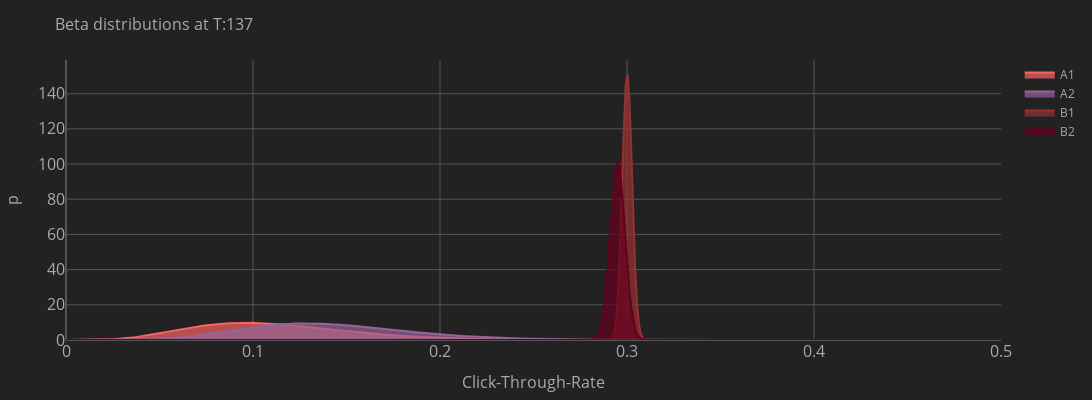
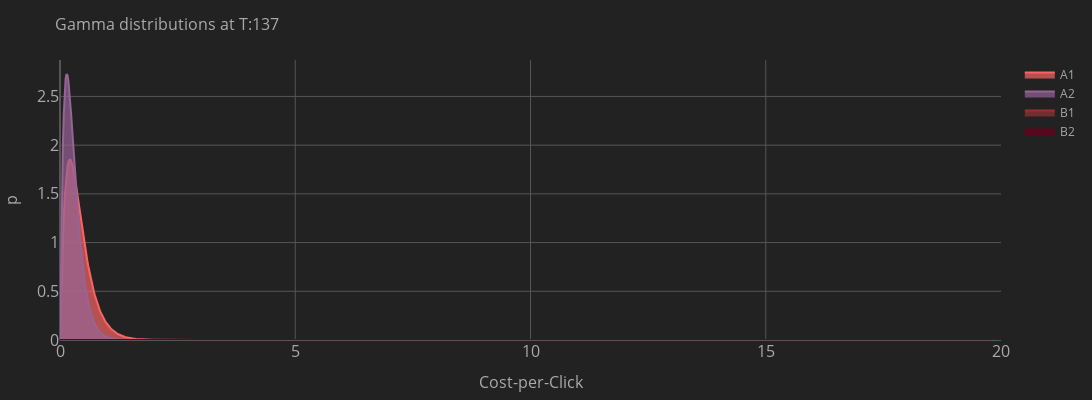

The notebook cell these images were saved under, in order:
### Code cell
PERIOD = 137

df_T = extract_period(df=bandit.agent.df_log, period=PERIOD)

# Click-Through-Rate - Beta distribution
for variant in df_T:
    print(variant)
    df_T[variant]

x = np.linspace(0, 1, 1000)
p_data = [plot.plot(x=x, y=beta.pdf(x, df_T[variant].alpha, df_T[variant].beta), color=i, opacity=0.7, name=variant, showlegend=True) for i, variant in enumerate(df_T)]
layout = plot.layout(title=f'Beta distributions at T:{PERIOD}', x_label='Click-Through-Rate', y_label='p', theme='dark', width=1200, height=400)
layout['xaxis']['range'] = [0, 0.5]
fig = go.Figure(data=p_data, layout=layout).show()
layout['width'], layout['height'] = WIDTH_SAVE, HEIGHT_SAVE
go.Figure(data=p_data, layout=layout).write_image('images/bandit_beta_aa.png')

# Cost-per-Click - gamma distribution
x = np.linspace(0, 20, 1000)
p_data = [plot.plot(x=x, y=gamma.pdf(x, a=df_T[variant].a, scale=df_T[variant].scale), color=i, opacity=0.7, name=variant, showlegend=True) for i, variant in enumerate(df_T)]
layout = plot.layout(title=f'Gamma distributions at T:{PERIOD}', x_label='Cost-per-Click', y_label='p', theme='dark', width=1200, height=400)
layout['xaxis']['range'] = [0, 20]
fig = go.Figure(data=p_data, layout=layout).show()
layout['width'], layout['height'] = WIDTH_SAVE, HEIGHT_SAVE
go.Figure(data=p_data, layout=layout).write_image('images/bandit_gamma_aa.png')

### Figure 1 — Plotly figure (JSON) as saved in the notebook; plotly's stock layout.template omitted (floating-point values rounded to 4 significant figures; data arrays with more than 128 entries replaced by an {"elided": "..."} marker saying what was removed)
{"data": [{"fill": "tozeroy", "fillcolor": "rgba(250, 100, 100, 0.7)", "marker": {"color": "rgba(250, 100, 100, 1.0)", "line": {"color": "rgba(250, 100, 100, 0.7)", "width": 1}, "opacity": 0.7, "size": 10, "symbol": "circle"}, "name": "A1", "showlegend": true, "type": "scatter", "x": {"elided": "1000 float values"}, "y": {"elided": "1000 float values"}}, {"fill": "tozeroy", "fillcolor": "rgba(150, 100, 150, 0.7)", "marker": {"color": "rgba(150, 100, 150, 1.0)", "line": {"color": "rgba(150, 100, 150, 0.7)", "width": 1}, "opacity": 0.7, "size": 10, "symbol": "circle"}, "name": "A2", "showlegend": true, "type": "scatter", "x": {"elided": "1000 float values"}, "y": {"elided": "1000 float values"}}, {"fill": "tozeroy", "fillcolor": "rgba(150, 50, 50, 0.7)", "marker": {"color": "rgba(150, 50, 50, 1.0)", "line": {"color": "rgba(150, 50, 50, 0.7)", "width": 1}, "opacity": 0.7, "size": 10, "symbol": "circle"}, "name": "B1", "showlegend": true, "type": "scatter", "x": {"elided": "1000 float values"}, "y": {"elided": "1000 float values"}}, {"fill": "tozeroy", "fillcolor": "rgba(103,0,31,0.7)", "marker": {"color": "rgba(103,0,31,1.0)", "line": {"color": "rgba(103,0,31,0.7)", "width": 1}, "opacity": 0.7, "size": 10, "symbol": "circle"}, "name": "B2", "showlegend": true, "type": "scatter", "x": {"elided": "1000 float values"}, "y": {"elided": "1000 float values"}}], "layout": {"autosize": true, "height": 400, "legend": {"font": {"color": "#AAAAAA"}}, "margin": {"b": 60, "l": 60, "pad": 0, "r": 60, "t": 60}, "paper_bgcolor": "#222222", "plot_bgcolor": "#222222", "scene": {"camera": {"center": {"x": 0, "y": 0, "z": 0}, "eye": {"x": 0.7, "y": 0.7, "z": 0.7}, "up": {"x": 0, "y": 0, "z": 1}}, "xaxis": {"showbackground": false, "showgrid": false, "showline": false, "showticklabels": false, "title": {"text": ""}, "zeroline": true}, "yaxis": {"showbackground": false, "showgrid": false, "showline": false, "showticklabels": false, "title": {"text": ""}, "zeroline": true}, "zaxis": {"showbackground": false, "showgrid": false, "showline": false, "showticklabels": false, "title": {"text": ""}, "zeroline": true}}, "title": {"font": {"color": "#AAAAAA", "size": 16}, "text": "Beta distributions at T:137"}, "width": 1200, "xaxis": {"color": "#AAAAAA", "gridcolor": "#555555", "range": [0, 0.5], "tickfont": {"size": 16}, "title": {"font": {"color": "#AAAAAA", "size": 16}, "text": "Click-Through-Rate"}, "zerolinecolor": "#555555"}, "yaxis": {"color": "#AAAAAA", "gridcolor": "#555555", "tickfont": {"size": 16}, "title": {"font": {"color": "#AAAAAA", "size": 16}, "text": "p"}, "zerolinecolor": "#555555"}}}

### Figure 2 — Plotly figure (JSON) as saved in the notebook; plotly's stock layout.template omitted (floating-point values rounded to 4 significant figures; data arrays with more than 128 entries replaced by an {"elided": "..."} marker saying what was removed)
{"data": [{"fill": "tozeroy", "fillcolor": "rgba(250, 100, 100, 0.7)", "marker": {"color": "rgba(250, 100, 100, 1.0)", "line": {"color": "rgba(250, 100, 100, 0.7)", "width": 1}, "opacity": 0.7, "size": 10, "symbol": "circle"}, "name": "A1", "showlegend": true, "type": "scatter", "x": {"elided": "1000 float values"}, "y": {"elided": "1000 float values"}}, {"fill": "tozeroy", "fillcolor": "rgba(150, 100, 150, 0.7)", "marker": {"color": "rgba(150, 100, 150, 1.0)", "line": {"color": "rgba(150, 100, 150, 0.7)", "width": 1}, "opacity": 0.7, "size": 10, "symbol": "circle"}, "name": "A2", "showlegend": true, "type": "scatter", "x": {"elided": "1000 float values"}, "y": {"elided": "1000 float values"}}, {"fill": "tozeroy", "fillcolor": "rgba(150, 50, 50, 0.7)", "marker": {"color": "rgba(150, 50, 50, 1.0)", "line": {"color": "rgba(150, 50, 50, 0.7)", "width": 1}, "opacity": 0.7, "size": 10, "symbol": "circle"}, "name": "B1", "showlegend": true, "type": "scatter", "x": {"elided": "1000 float values"}, "y": {"elided": "1000 float values"}}, {"fill": "tozeroy", "fillcolor": "rgba(103,0,31,0.7)", "marker": {"color": "rgba(103,0,31,1.0)", "line": {"color": "rgba(103,0,31,0.7)", "width": 1}, "opacity": 0.7, "size": 10, "symbol": "circle"}, "name": "B2", "showlegend": true, "type": "scatter", "x": {"elided": "1000 float values"}, "y": {"elided": "1000 float values"}}], "layout": {"autosize": true, "height": 400, "legend": {"font": {"color": "#AAAAAA"}}, "margin": {"b": 60, "l": 60, "pad": 0, "r": 60, "t": 60}, "paper_bgcolor": "#222222", "plot_bgcolor": "#222222", "scene": {"camera": {"center": {"x": 0, "y": 0, "z": 0}, "eye": {"x": 0.7, "y": 0.7, "z": 0.7}, "up": {"x": 0, "y": 0, "z": 1}}, "xaxis": {"showbackground": false, "showgrid": false, "showline": false, "showticklabels": false, "title": {"text": ""}, "zeroline": true}, "yaxis": {"showbackground": false, "showgrid": false, "showline": false, "showticklabels": false, "title": {"text": ""}, "zeroline": true}, "zaxis": {"showbackground": false, "showgrid": false, "showline": false, "showticklabels": false, "title": {"text": ""}, "zeroline": true}}, "title": {"font": {"color": "#AAAAAA", "size": 16}, "text": "Gamma distributions at T:137"}, "width": 1200, "xaxis": {"color": "#AAAAAA", "gridcolor": "#555555", "range": [0, 20], "tickfont": {"size": 16}, "title": {"font": {"color": "#AAAAAA", "size": 16}, "text": "Cost-per-Click"}, "zerolinecolor": "#555555"}, "yaxis": {"color": "#AAAAAA", "gridcolor": "#555555", "tickfont": {"size": 16}, "title": {"font": {"color": "#AAAAAA", "size": 16}, "text": "p"}, "zerolinecolor": "#555555"}}}
